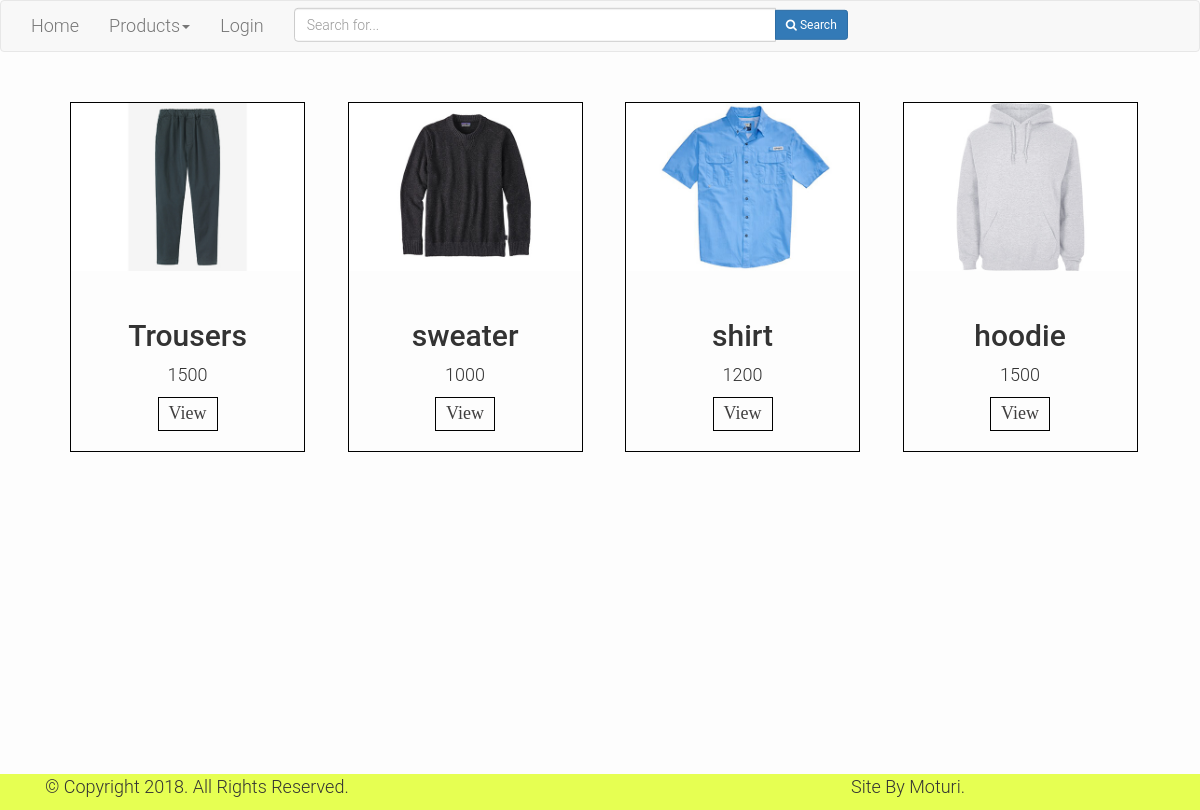
/product_category.php?product_category=Clothes, run on the app's committed database.
### tables this page shows
CREATE TABLE `products` (
  `product_id` int(11) NOT NULL,
  `product_category` varchar(50) NOT NULL,
  `product_name` varchar(50) NOT NULL,
  `product_price` varchar(30) NOT NULL,
  `product_description` text NOT NULL,
  `image` varchar(50) NOT NULL,
  `product_status` int(11) NOT NULL,
  `products_available` int(11) NOT NULL,
  `date_modified` timestamp NOT NULL DEFAULT CURRENT_TIMESTAMP
);

### include/config.php (called while the page is built, shortened)
<?php
$page_link=(isset($_SERVER['HTTPS']) ? "https" : "http") . "://$_SERVER[HTTP_HOST]/product-sale-task/";
?>

### product_category.php (the view, shortened to what this page needs)
<?php require_once('include/header.php');?>
<div class="container">
<div class="col-md-12 text-center space1">
<div class="products">
<?php
$product_category=(isset($_GET['product_category'])) ? $_GET['product_category'] : '';
$construct.="products.`product_category`='$product_category'";
$sql = "SELECT * FROM products where ".$construct." ORDER BY trim(product_name) DESC;";
$result = mysqli_query($connection, $sql);
if (mysqli_num_rows($result) > 0) {
    while($row = mysqli_fetch_assoc($result)) {
	$product_category_icon=$row['image'];
	$product_name=$row['product_name'];
		echo '<div class="col-md-3 col-sm-2 col-xs-12 row1">
		<div class="product">
		<img src="'.$page_link.'images/'.$product_category_icon.'" class="img-responsive">
		<div class="details"><h2 class="">'.$product_name.'</h2>
		<p>'.$row['product_price'].'</p>
		<a href="'.$page_link.'product/'.$row['product_name'].'.html">View</a>
		</div></div></div>' ;
    }
} else {
    echo "";
}
?>
</div>
</div>
</div>
<?php
require_once('include/footer.php');
?>
</html>

### assets/css/style.css (style rules this page uses)
body, html { width:100% !important; overflow-x:hidden !important; font-family: 'Roboto', sans-serif !important; font-size: 18px !important; font-weight:300; background-color:#fdfdfd; }
html { overflow-y:scroll !important; }
.products .product { text-align: center; list-style: none; border: 1px solid black; float: left; width: 95% !important; margin: 30px 10px; padding-bottom: 10px; position: relative; min-height: 350px !important; }
.products .product img { position: relative; clear: both; margin: 0 auto; width: 100%; }
.details { position: absolute; bottom: 20px; width: 100%; }
.products .product a { border: 1px solid black; padding: 3px 10px; clear: both; display: inline-block; font-size: 18px; font-family: "Calibri"; color: rgb(64, 63, 63); }

### data on the page
products: image (picture), product_name "Trousers", product_price "1500"
products: image (picture), product_name "sweater", product_price "1000"
products: image (picture), product_name "shirt", product_price "1200"
products: image (picture), product_name "hoodie", product_price "1500"
